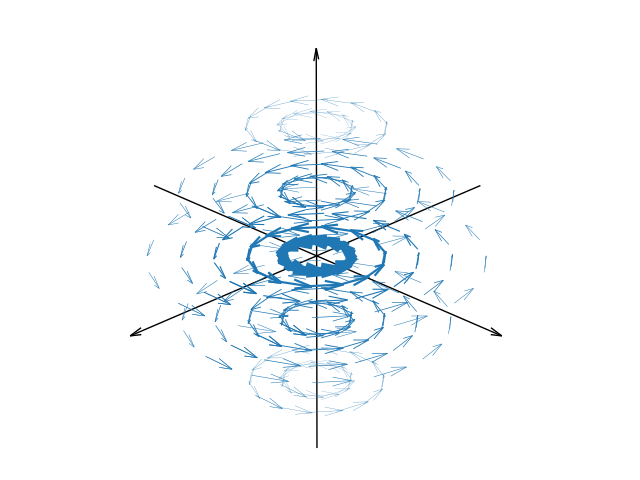

The script that drew this image:
import numpy as np
import matplotlib.pyplot as plt
import matplotlib as mpl
import matplotlib.cm as cm
import matplotlib.colors as colors

def field(x, y, z):

    r = np.sqrt(x**2 + y**2 + z**2)
    x_hat = np.divide(-y, r**3, out=np.zeros_like(x), where=(np.abs(r)>1e-5))
    y_hat = np.divide(x, r**3, out=np.zeros_like(y), where=(np.abs(r)>1e-5))

    return x_hat, y_hat, np.zeros_like(x)

delta = 0.5
#x = np.arange(-1, 1+delta, delta)
#y = np.arange(-1, 1+delta, delta)

#X, Y, Z = np.meshgrid(x, y, z)

r = np.linspace(0, 1.2, 6)
theta = np.linspace(0, 2*np.pi, 15) # Angular coordinate from 0 to 2π

# sph coor looks bad
# phi = np.linspace(0, np.pi, 15)
# R, Theta, Phi = np.meshgrid(r, theta, phi)
# X = R * np.cos(Theta)*np.sin(Phi)
# Y = R * np.sin(Theta)*np.sin(Phi)
# Z = R * np.cos(Phi)

# cyl coor looks better, but need extra ring
z = np.arange(-2*delta, 3*delta, delta)
R, Theta, Z = np.meshgrid(r, theta, z)
X = R * np.cos(Theta)
Y = R * np.sin(Theta)

U, V, W = field(X,Y,Z)
Mag = (X**2+Y**2+Z**2 < 1.5)*np.sqrt(U**2 + V**2 + W**2)
Mag = np.power(Mag, 1/3)
Mag = (Mag.ravel() - Mag.min())/(Mag.max()-Mag.min())

'''
r2 = 0.75 #np.linspace(1.25, 1.5, 2)
R2, Theta2, Z2 = np.meshgrid(r2, theta, [-delta, 0, delta])
X2 = R2 * np.cos(Theta2)
Y2 = R2 * np.sin(Theta2)

U2, V2, W2 = field(X2, Y2, Z2)
Mag2 = np.sqrt(U2**2 + V2**2 + W2**2)
Mag2 = np.power(Mag2, 1/3)
Mag2 = (Mag2.ravel() - Mag2.min())/(Mag2.max()-Mag2.min())
'''#


# Repeat for each body line and two head lines
C = np.concatenate((Mag, np.repeat(Mag, 2)))
#C2 = np.concatenate((Mag2, np.repeat(Mag2, 2)))

# Colormap
C = plt.cm.jet(C)
#C2 = plt.cm.jet(C2)




fig, ax = plt.subplots(subplot_kw={"projection": "3d"})



'''
Q2 = ax.quiver(X2*10, Y2*10, Z2*10, U2, V2, W2, #colors=C, 
              linewidth=(Mag**2.5)*5, 
              arrow_length_ratio=0.5, 
              pivot="middle",
              length=2.7,
              normalize=True
              )
'''


Q = ax.quiver(X*10, Y*10, Z*10, U, V, W, #colors=C, 
              linewidth=(Mag**2.5)*5, 
              arrow_length_ratio=0.5, 
              pivot="middle",
              length=2.7,
              normalize=True
              )

              


#ax.annotate("", xytext=(-1.5, 0), xy=(1.5, 0), zorder=-1,
#            arrowprops=dict(arrowstyle="->, head_length=0.6, head_width=0.3", ec="#000000", shrinkA=0, shrinkB=0))
#ax.annotate("", xytext=(0, -1.5), xy=(0, 1.5), zorder=-1,
#            arrowprops=dict(arrowstyle="->, head_length=0.6, head_width=0.3", ec="#000000", shrinkA=0, shrinkB=0))


#ax.axhline(0, color='k', lw=2)
#ax.axvline(0, color='k', lw=2)
#ax.set_xlim(-1.5, 1.5)
#ax.set_ylim(-1.5, 1.5)

axis_length = 35
ax.quiver(0, 0, 0, 0, 0, axis_length*0.9, 
          color="k",
          linewidth=1,  
          pivot="middle",
          arrow_length_ratio=1/axis_length,)
ax.quiver(0, 0, 0, 0, axis_length, 0, 
          color="k",
          linewidth=1,  
          pivot="middle",
          arrow_length_ratio=1/axis_length,)
ax.quiver(0, 0, 0, axis_length, 0, 0,
          color="k",
          linewidth=1,  
          pivot="middle",
          arrow_length_ratio=1/axis_length,)

ax.set_aspect('equal')
ax.axis('off')
ax.view_init(25, 45)


# Define the continuous normalization (vmin and vmax define the data range)
##norm = mpl.colors.Normalize(vmin=0, vmax=np.max(C)/10)

# Choose a continuous colormap
cmap = cm.jet

# Create a ScalarMappable object with the norm and cmap
#mappable = cm.ScalarMappable(norm=norm, cmap=cmap)
#mappable.set_array([]) # set_array([]) is often needed to avoid warnings


# Create the colorbar using the ScalarMappable
#cbar = fig.colorbar(mappable, ax=ax, location='right', ticks=[0.1, np.max(C)/10])
#cbar.ax.set_yticklabels(['0', 'strongest'])  

plt.show()
